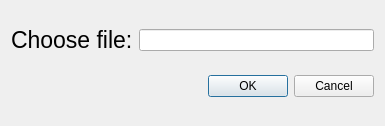
<?xml version="1.0" encoding="UTF-8"?>
<ui version="4.0">
 <class>Choose</class>
 <widget class="QDialog" name="Choose">
  <property name="geometry">
   <rect>
    <x>0</x>
    <y>0</y>
    <width>385</width>
    <height>126</height>
   </rect>
  </property>
  <property name="windowTitle">
   <string>Dialog</string>
  </property>
  <layout class="QVBoxLayout" name="verticalLayout">
   <item>
    <layout class="QHBoxLayout" name="horizontalLayout">
     <item>
      <widget class="QLabel" name="label">
       <property name="font">
        <font>
         <pointsize>17</pointsize>
        </font>
       </property>
       <property name="text">
        <string>Choose file:</string>
       </property>
      </widget>
     </item>
     <item>
      <widget class="QLineEdit" name="lineEdit"/>
     </item>
    </layout>
   </item>
   <item>
    <widget class="QDialogButtonBox" name="buttonBox">
     <property name="standardButtons">
      <set>QDialogButtonBox::Cancel|QDialogButtonBox::Ok</set>
     </property>
    </widget>
   </item>
  </layout>
 </widget>
 <resources/>
 <connections/>
</ui>
